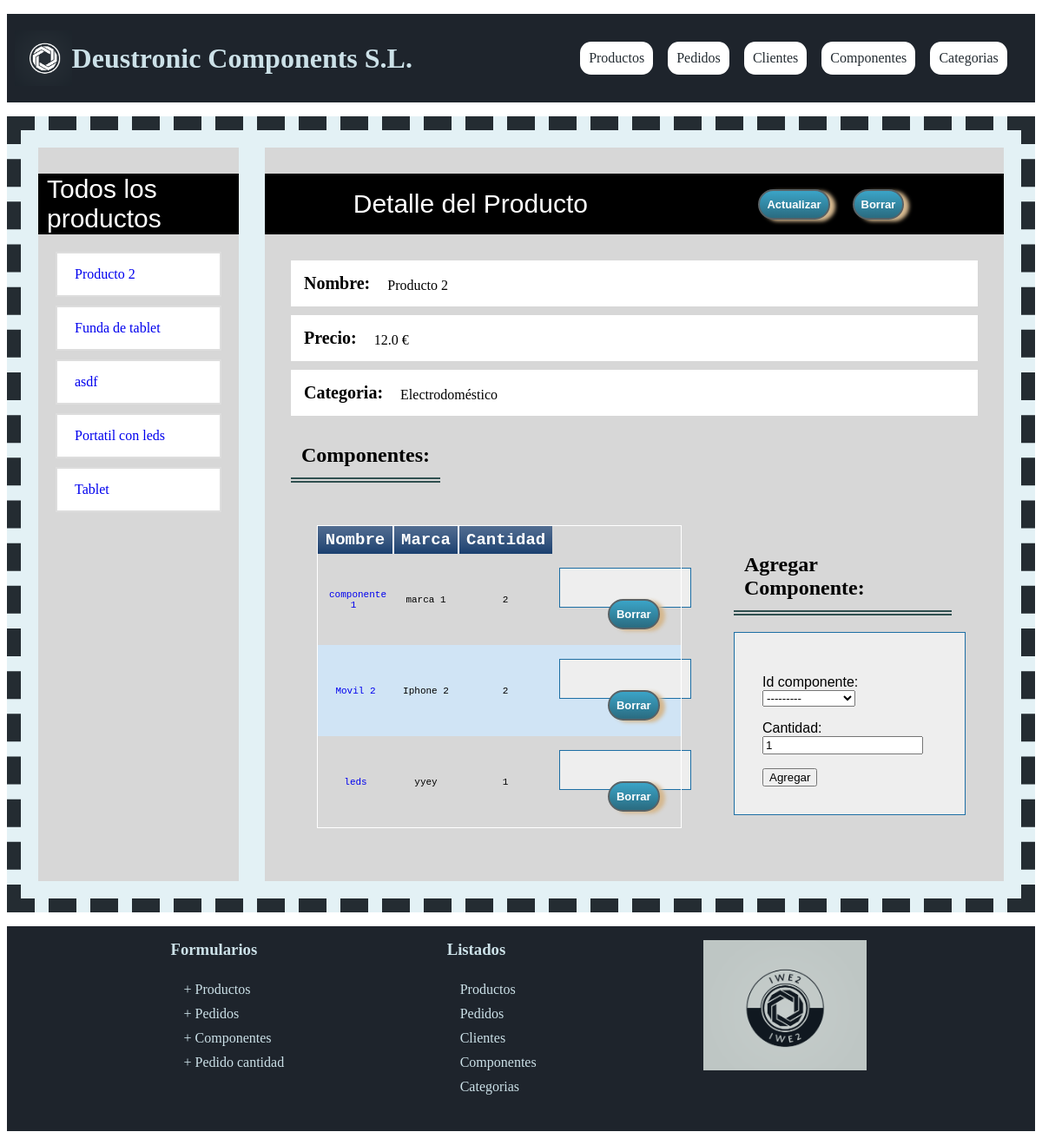
/appProyecto/productos/1/, run on an earlier commit of the app's database.
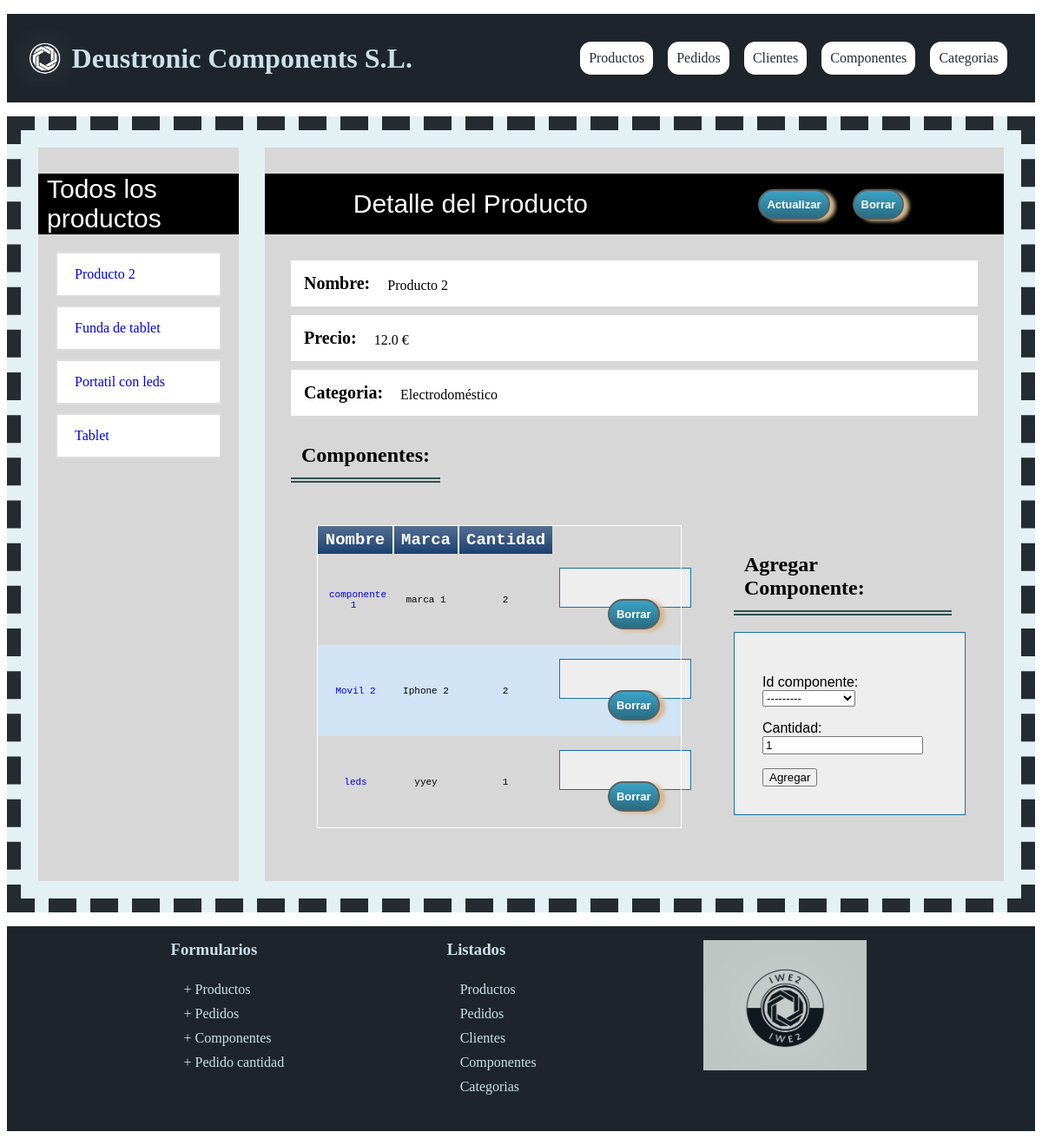
And on a later commit of the database.
### appProyecto/models.py (models this page shows, shortened)
class Producto(models.Model):
    precio = models.FloatField(default=0)
    nombre = models.CharField(max_length=200)
    descripcion = models.CharField(max_length=1000)
    categoria = models.ForeignKey(Categoria, on_delete=models.CASCADE)
    componente = models.ManyToManyField(Componente, through="Elemento")

class Elemento(models.Model):
    id_producto = models.ForeignKey(Producto, on_delete=models.CASCADE)
    id_componente = models.ForeignKey(Componente, on_delete=models.CASCADE)
    cantidad = models.IntegerField(default=1)
    class Meta:
        unique_together = (('id_producto', 'id_componente'),)

class Componente(models.Model):
    nombre = models.CharField(max_length=200)
    marca = models.CharField(max_length=200)
    def __str__(self):
        return self.nombre

class Categoria(models.Model):
    descripcion = models.CharField(max_length=1000)
    nombre = models.CharField(max_length=100, unique=True)
    def __str__(self):
        return self.nombre

### appProyecto/views.py (the view, shortened to what this page needs)
class ProductoDetailView(DetailView):
    model = Producto
    def get_context_data(self, **kwargs):
        context = super().get_context_data(**kwargs)
        context['elementos'] = self.object.elemento_set.all()
        context['form'] = ElementoForm(initial={'id_producto': self.object})
        context['productos'] = Producto.objects.all()
        return context

### appProyecto/forms.py
class ElementoForm(forms.ModelForm):
    class Meta:
        model = Elemento
        fields = ['id_componente', 'cantidad']

### appProyecto/templates/appProyecto/producto_detail.html (shortened to what this page needs)
{% extends "base.html" %}  {% block contenido %}
<div class="contenedorPrincipal">
  <section class="navegadorProductos">
    <div class="tituloNavegadorProductos">
      Todos los productos
    </div>
    <div class="listaProductos">
      <ul>
        {% for p in productos %}
        <li>
          <a href="{% url 'detalle producto' p.pk %}">{{ p.nombre }}</a>
        </li>
        {% endfor %}
      </ul>
    </div>
  </section>
  <div class="descripcionProducto">
    {% if producto %}
    <div class="tituloProducto">
      Detalle del Producto
      <div class="botonesProducto">
        <a href="/appProyecto/productos/{{producto.id}}/delete/" class="button"> Borrar</a>
        <a href="/appProyecto/productos/{{producto.id}}/update/" class="button"> Actualizar</a>
      </div>
    </div>
    <div class="datosProducto">
      <div class="propiedadProducto">
        <div class="tituloPropiedad">
          Nombre:
        </div>
        {{ producto.nombre}}
      </div>
      <div class="propiedadProducto">
        <div class="tituloPropiedad">
          Precio:
        </div>
        {{ producto.precio}} €
      </div>
      <div class="propiedadProducto">
        <div class="tituloPropiedad">
          Categoria:
        </div>
        {{ producto.categoria}}
      </div>
      <h2>Componentes:</h2>
      <div class="contenedorComponentes">
        <div class="elementoCompoenente">
        <table class="paleBlueRows">
          <thead>
            <tr>
              <th>Nombre</th>
              <th>Marca</th>
              <th>Cantidad</th>
            </tr>
          </thead>
          <tbody>
            {% for elemento in elementos %}
            <tr>
              <td>
                <a href="{% url 'detalle componentes' elemento.id_componente.pk %}">
                  {{ elemento.id_componente.nombre }}
                </a>
              </td>
              <td>{{ elemento.id_componente.marca }}</td>
              <td>{{ elemento.cantidad }}</td>
              <td>
                <form action="{% url 'borrar elemento' elemento.pk %}" method="POST">
                  <button type="submit" class="button">Borrar</button>
                </form>
              </td>
            </tr>
            {% endfor %}
          </tbody>
        </table>
      </div>
        <div class="elementoCompoenente">
          <h2>Agregar Componente:</h2>
          <form method="post">
            {{ form.as_p }}
            <button type="submit">Agregar</button>
          </form>
        </div>
      </div>
    </div>
    {% else %}
    <p>No existe este producto.</p>
    {% endif %}
  </div>
  {% endblock %}

What changed in the data, as far as the page shows it:
removed Producto: nombre "asdf"
